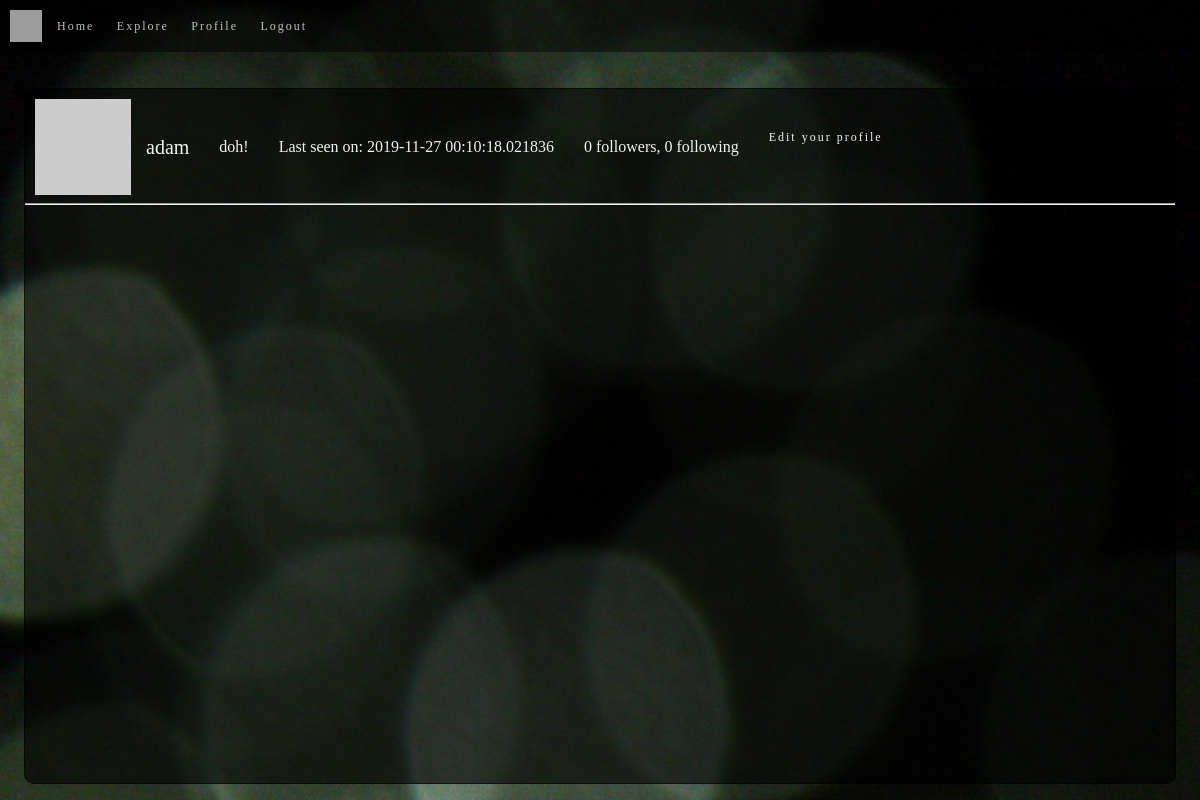
The page /user/adam (signed in) on the database as committed earlier.
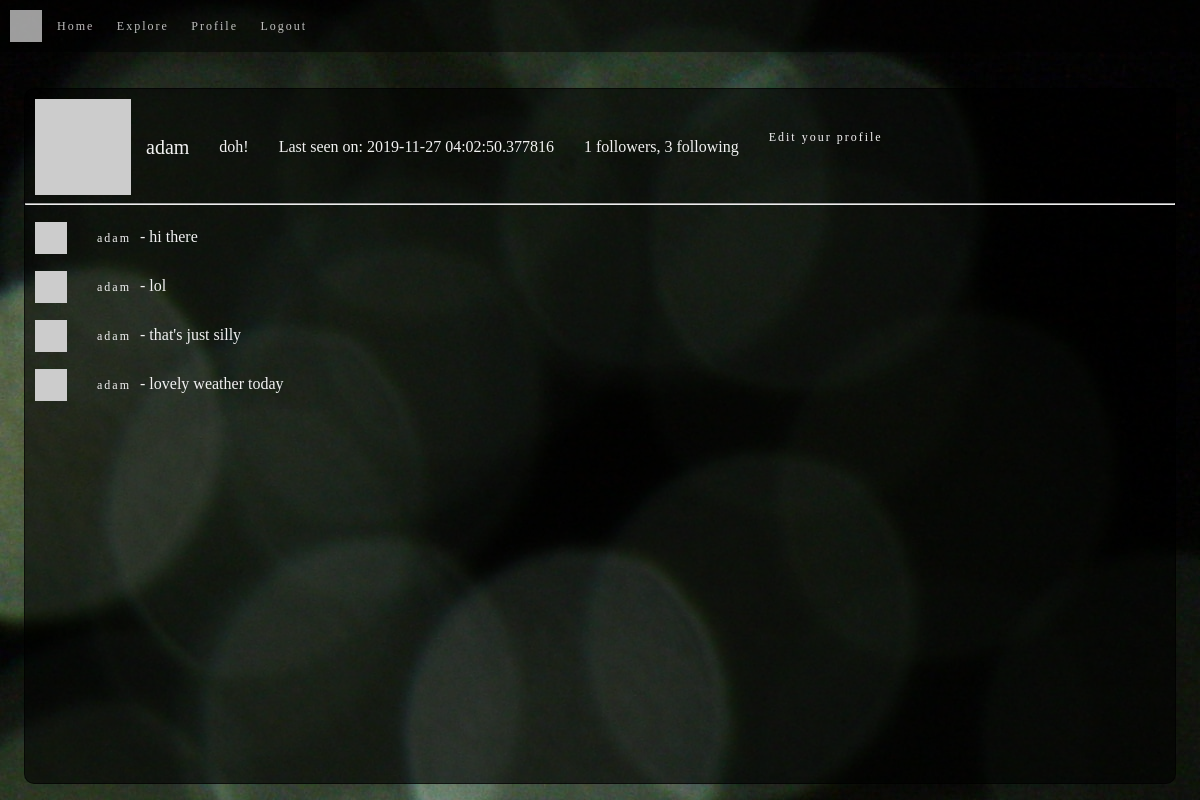
The same page on the database as committed later.
### app/models.py (models this page shows, shortened)
class User(UserMixin, db.Model):
    id = db.Column(db.Integer, primary_key=True)
    username = db.Column(db.String(64), index=True, unique=True)
    email = db.Column(db.String(120), index=True, unique=True)
    password_hash = db.Column(db.String(128))
    posts = db.relationship('Post', backref='author', lazy='dynamic')
    about_me = db.Column(db.String(140))
    last_seen = db.Column(db.DateTime, default=datetime.utcnow)
    followed = db.relationship(
        'User', secondary=followers,
        primaryjoin=(followers.c.follower_id == id),
        secondaryjoin=(followers.c.followed_id == id),
        backref=db.backref('followers', lazy='dynamic'), lazy='dynamic')
    def avatar(self):
        digest = md5(self.email.lower().encode('utf-8')).hexdigest()
        return avatar_dicebear("jdenticon", digest[12:])

class Post(db.Model):
    id = db.Column(db.Integer, primary_key=True)
    body = db.Column(db.String(140))
    timestamp = db.Column(db.DateTime, index=True, default=datetime.utcnow)
    user_id = db.Column(db.Integer, db.ForeignKey('user.id'))

### app/routes.py (the view)
@app.route('/user/<username>')
@login_required
def user(username):
    user = User.query.filter_by(username=username).first_or_404()
    page = request.args.get('page', 1, type=int)
    posts = user.posts.order_by(Post.timestamp.desc()).paginate(
        page, app.config['POSTS_PER_PAGE'], False)
    next_url = url_for('/user/{}'.format(username), page=posts.next_num) if posts.has_next else None
    prev_url = url_for('/user/{}'.format(username), page=posts.prev_num) if posts.has_prev else None
    return render_template('user.html', user=user, posts=posts.items, next_url=next_url, prev_url=prev_url)

### app/models.py (called while the page is built)
@login.user_loader
def load_user(id):
    return User.query.get(int(id))

### app/routes.py (called while the page is built)
@app.before_request
def before_request():
    if current_user.is_authenticated:
        current_user.last_seen = datetime.utcnow()
        db.session.commit()

### app/utils.py (called while the page is built)
def avatar_dicebear(sprite, seed, mood=None):
    valid_sprites = [
        "male", "female", "human", "identicon",
        "initials", "bottts", "avataaars", "jdenticon", "gridy"]
    valid_moods = ["happy", "sad", "surprised"]
    if sprite not in valid_sprites:
        return "SPRITE MUST BE ONE OF : {}".format(", ".join(valid_sprites))
    if (mood is not None) and (mood in valid_moods):
        return "https://avatars.dicebear.com/v2/{sprites}/{seed}.svg?options[mood][]={mood}".format(sprites=sprite, seed=seed, mood=mood)
    return "https://avatars.dicebear.com/v2/{sprites}/{seed}.svg".format(sprites=sprite, seed=seed)

### app/templates/user.html (shortened to what this page needs)
{% extends "base.html" %}
{% block content %}
    <section class="profile-head">
        <img src="{{ user.avatar() }}" width="96px">
        <div class="profile-neck">
            <h1>{{ user.username }}</h1>
            {% if user.about_me %}<p>{{ user.about_me }}</p>{% endif %}
            {% if user.last_seen %}<p>Last seen on: {{ user.last_seen }}</p>{% endif %}
            <p>{{ user.followers.count() }} followers, {{ user.followed.count() }} following</p>
            {% if user == current_user %}
            <a href="{{ url_for('edit_profile') }}">Edit your profile</a>
            {% elif not current_user.is_following(user) %}
            <a href="{{ url_for('follow', username=user.username) }}">Follow</a>
            {% else %}
            <a href="{{ url_for('unfollow', username=user.username) }}">Unfollow</a>
            {% endif %}
        </div>
    </section>
    <hr>
    {% for post in posts %}
        {% include "_post.html" %}
    {% endfor %}
    {% endblock %}

### app/templates/_post.html
<section class="user-post">
    <img src="{{ post.author.avatar() }}" width="32px">
    <p class="user-posted">
        <a href="{{ url_for('user', username=post.author.username) }}">{{ post.author.username }}</a>
         - <b>{{ post.body }}</b>
    </p>
</section>

Rows that differ between the two databases and show on the page:
changed User "adam": last_seen "2019-11-27 00:10:18.021836" → "2019-11-27 04:02:50.377816"
added Post: author.username "adam", body "hi there"
added Post: author.username "adam", body "lol"
added Post: author.username "adam", body "that's just silly"
added Post: author.username "adam", body "lovely weather today"
Other text that changed with them:
{{ user.followers.count() }}: "0" → "1"
{{ user.followed.count() }}: "0" → "3"
